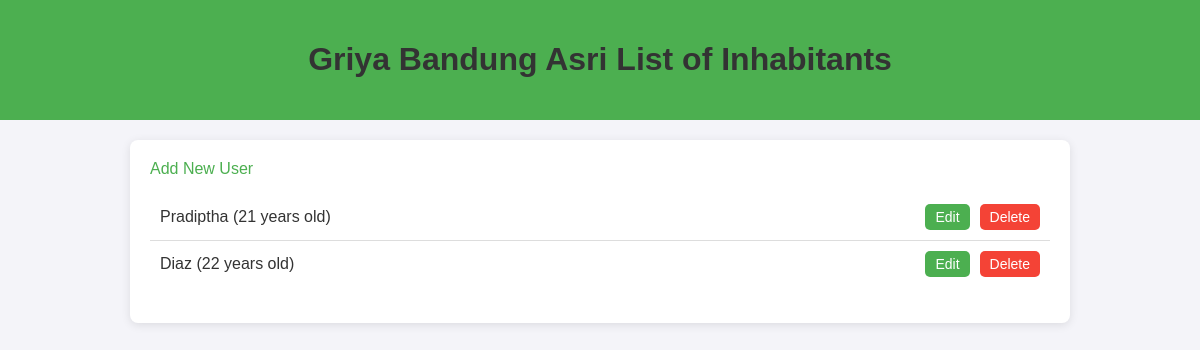
/, run on an earlier commit of the app's database.
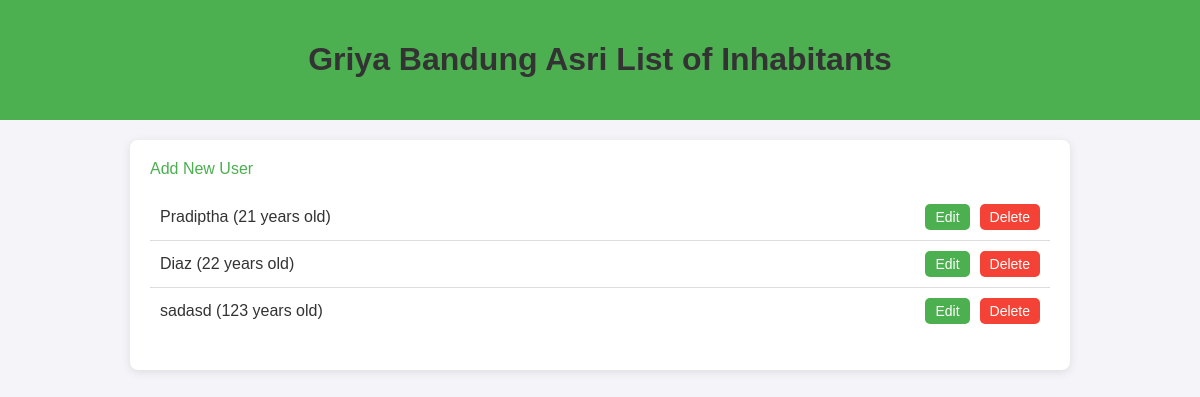
And on a later commit of the database.
### tables this page shows
CREATE TABLE users (
    id INTEGER PRIMARY KEY AUTOINCREMENT,
    name TEXT NOT NULL,
    age INTEGER NOT NULL
);

### app.py (the view)
@app.route('/')
def index():
    users = read_users()
    return render_template('index.html', users=users)

### app.py (called while the page is built)
@app.after_request
def apply_security_headers(response):
    response.headers['Content-Security-Policy'] = "default-src 'self'; script-src 'self'; style-src 'self';"
    response.headers['X-Frame-Options'] = 'DENY'
    response.headers['X-Content-Type-Options'] = 'nosniff'
    response.headers['Server'] = 'Flask'
    return response

def get_db_connection():
    conn = sqlite3.connect('simple_crud.db')
    conn.row_factory = sqlite3.Row  # For easier access to rows as dictionaries
    return conn

def read_users():
    conn = get_db_connection()
    cursor = conn.cursor()
    cursor.execute('SELECT * FROM users')
    users = cursor.fetchall()
    conn.close()
    return users

### templates/index.html (shortened to what this page needs)
<!DOCTYPE html>
<html lang="en">
    <head>
        <link rel="stylesheet" href="{{ url_for('static', filename='styles.css') }}">
    </head>
<body>
    <header>
        <h1>Griya Bandung Asri List of Inhabitants</h1>
    </header>
    <div class="container">
        <a href="{{ url_for('add_user') }}" class="add-user-link">Add New User</a>
        <ul>
            {% for user in users %}
                <li>
                    <span>{{ user.name }} ({{ user.age }} years old)</span>
                    <div class="actions">
                        <a href="{{ url_for('edit_user', id=user.id) }}">Edit</a>
                        <a href="{{ url_for('delete', id=user.id) }}" class="delete" onclick="return confirm('Are you sure?')">Delete</a>
                    </div>
                </li>
            {% endfor %}
        </ul>
    </div>
</body>
</html>

What changed in the data, as far as the page shows it:
added users: name "sadasd", age "123"
